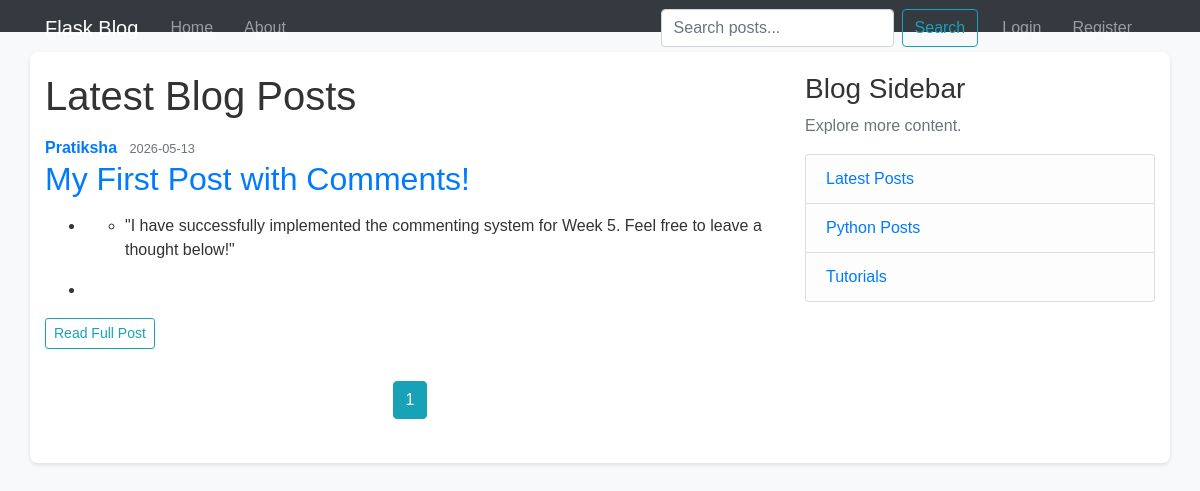
Page /home on the earlier database version.
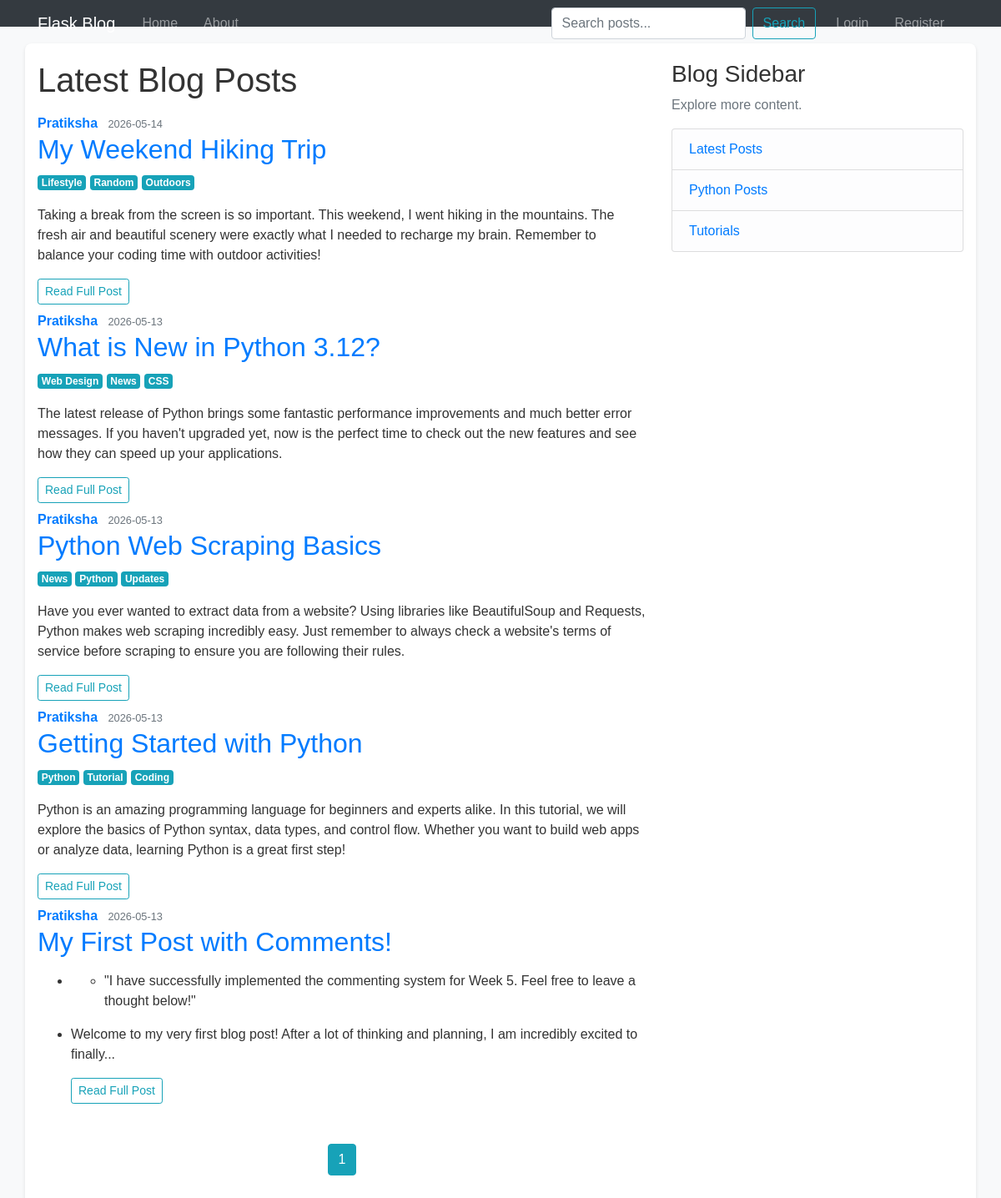
Same page on the later database version.
### flaskblog/models.py (models this page shows, shortened)
class Post(db.Model):
    id = db.Column(db.Integer, primary_key=True)
    title = db.Column(db.String(100), nullable=False)
    date_posted = db.Column(db.DateTime, nullable=False, default=datetime.now)
    content = db.Column(db.Text, nullable=False)
    user_id = db.Column(db.Integer, db.ForeignKey('user.id'), nullable=False)
    tags = db.relationship('Tag', secondary=post_tags, backref=db.backref('posts', lazy='dynamic'))
    comments = db.relationship('Comment', backref='post', lazy=True, cascade="all, delete-orphan")

class User(db.Model, UserMixin):
    id = db.Column(db.Integer, primary_key=True)
    username = db.Column(db.String(20), unique=True, nullable=False)
    email = db.Column(db.String(120), unique=True, nullable=False)
    image_file = db.Column(db.String(20), nullable=False, default='default.jpg')
    password = db.Column(db.String(60), nullable=False)
    posts = db.relationship('Post', backref='author', lazy=True)
    comments = db.relationship('Comment', backref='author', lazy=True)

class Tag(db.Model):
    id = db.Column(db.Integer, primary_key=True)
    name = db.Column(db.String(50), unique=True, nullable=False)

### flaskblog/routes.py (the view)
@app.route("/")
@app.route("/home")
def home():
    page = request.args.get('page', 1, type=int)
    posts = Post.query.order_by(Post.date_posted.desc()).paginate(page=page, per_page=5)
    return render_template('home.html', posts=posts)

### flaskblog/templates/home.html
{% extends "layout.html" %}
{% block content %}
    <h1 class="mb-3">Latest Blog Posts</h1>
    {% for post in posts.items %}
        <article class="media content-section">
          <div class="media-body">
            <div class="article-metadata">
              <a class="mr-2 font-weight-bold" href="#">{{ post.author.username }}</a>
              <small class="text-muted">{{ post.date_posted.strftime('%Y-%m-%d') }}</small>
            </div>
            <h2><a class="article-title" href="{{ url_for('post', post_id=post.id) }}">{{ post.title }}</a></h2>
            <div class="mb-2">
                {% for tag in post.tags %}
                    <a class="badge badge-info" href="{{ url_for('tag_posts', tag_name=tag.name) }}">{{ tag.name }}</a>
                {% endfor %}
            </div>
            <p class="article-content text-dark">{{ post.content | safe | truncate(300) }}</p>
            <a class="btn btn-outline-info btn-sm mb-2" href="{{ url_for('post', post_id=post.id) }}">Read Full Post</a>
          </div>
        </article>
    {% endfor %}
    <div class="mt-4 text-center">
        {% for page_num in posts.iter_pages(left_edge=1, right_edge=1, left_current=1, right_current=2) %}
          {% if page_num %}
            {% if posts.page == page_num %}
              <a class="btn btn-info mb-4" href="{{ url_for('home', page=page_num) }}">{{ page_num }}</a>
            {% else %}
              <a class="btn btn-outline-info mb-4" href="{{ url_for('home', page=page_num) }}">{{ page_num }}</a>
            {% endif %}
          {% else %}
            ...
          {% endif %}
        {% endfor %}
    </div>
{% endblock content %}

### flaskblog/templates/layout.html (shortened to what this page needs)
<!DOCTYPE html>
<html lang="en">
<head>
    <link rel="stylesheet" href="https://maxcdn.bootstrapcdn.com/bootstrap/4.0.0/css/bootstrap.min.css">
    <link rel="stylesheet" type="text/css" href="{{ url_for('static', filename='main.css') }}">
</head>
<body>
    <header class="site-header">
      <nav class="navbar navbar-expand-md navbar-dark bg-steel fixed-top">
        <div class="container">
          <a class="navbar-brand mr-4" href="/">Flask Blog</a>
          <div class="collapse navbar-collapse" id="navbarToggle">
            <div class="navbar-nav mr-auto">
              <a class="nav-item nav-link" href="{{ url_for('home') }}">Home</a>
              <a class="nav-item nav-link" href="{{ url_for('about') }}">About</a>
            </div>
            <form class="form-inline my-2 my-lg-0 mr-3" action="{{ url_for('search') }}" method="GET">
              <input class="form-control mr-sm-2" type="search" name="q" placeholder="Search posts..." aria-label="Search">
              <button class="btn btn-outline-info my-2 my-sm-0" type="submit">Search</button>
            </form>
            <div class="navbar-nav">
              {% if current_user.is_authenticated %}
                <a class="nav-item nav-link" href="{{ url_for('new_post') }}">New Post</a>
                <a class="nav-item nav-link" href="{{ url_for('account') }}">Account</a>
                <a class="nav-item nav-link" href="{{ url_for('logout') }}">Logout</a>
              {% else %}
                <a class="nav-item nav-link" href="{{ url_for('login') }}">Login</a>
                <a class="nav-item nav-link" href="{{ url_for('register') }}">Register</a>
              {% endif %}
            </div>
          </div>
        </div>
      </nav>
    </header>
    <main role="main" class="container">
      <div class="row">
        <div class="col-md-8">
          {% block content %}{% endblock %}
        </div>
        <div class="col-md-4">
          <div class="content-section">
            <h3>Blog Sidebar</h3>
            <p class='text-muted'>Explore more content.
              <ul class="list-group">
                <li class="list-group-item list-group-item-light">
                    <a href="{{ url_for('home') }}">Latest Posts</a>
                </li>
                <li class="list-group-item list-group-item-light">
                    <a href="{{ url_for('tag_posts', tag_name='Python') }}">Python Posts</a>
                </li>
                <li class="list-group-item list-group-item-light">
                    <a href="{{ url_for('tag_posts', tag_name='Tutorial') }}">Tutorials</a>
                </li>
              </ul>
            </p>
          </div>
        </div>
      </div>
    </main>
</body>
</html>

### flaskblog/static/main.css (style rules this page uses)
body { background-color: #f8f9fa; font-family: Arial, sans-serif; color: #333; }
header { background-color: #343a40; padding: 1rem; color: white; }
header a { color: white; margin-right: 15px; text-decoration: none; }
main { max-width: 800px; margin: 20px auto; background: white; padding: 20px; border-radius: 8px; box-shadow: 0 2px 4px rgba(0,0,0,0.1); }

Differences in the rows shown:
added Post: author.username "Pratiksha", date_posted "2026-05-14", title "My Weekend Hiking Trip", content "Taking a break from the screen is so important. This weekend, I went hiking in the mountains. The fresh air and beautiful scenery were exactly what I needed to recharge my brain. Remember to balance your coding time with outdoor activities!"
added Tag: name "Lifestyle", shown under "Pratiksha"
added Tag: name "Random", shown under "Pratiksha"
added Tag: name "Outdoors", shown under "Pratiksha"
added Post: author.username "Pratiksha", date_posted "2026-05-13", title "What is New in Python 3.12?", content "The latest release of Python brings some fantastic performance improvements and much better error messages. If you haven't upgraded yet, now is the perfect time to check out the new features and see how they can speed up your applications."
added Tag: name "Web Design", shown under "Pratiksha"
added Tag: name "News"
added Tag: name "CSS", shown under "Pratiksha"
added Post: author.username "Pratiksha", date_posted "2026-05-13", title "Python Web Scraping Basics", content "Have you ever wanted to extract data from a website? Using libraries like BeautifulSoup and Requests, Python makes web scraping incredibly easy. Just remember to always check a website's terms of service before scraping to ensure you are following their rules."
added Tag: name "Python"
added Tag: name "Updates", shown under "Pratiksha"
added Post: author.username "Pratiksha", date_posted "2026-05-13", title "Getting Started with Python", content "Python is an amazing programming language for beginners and experts alike. In this tutorial, we will explore the basics of Python syntax, data types, and control flow. Whether you want to build web apps or analyze data, learning Python is a great first step!"
added Tag: name "Tutorial", shown under "Pratiksha"
added Tag: name "Coding", shown under "Pratiksha"
changed Post "My First Post with Comments!": content "\"I have successfully implemented the commenting system for Week 5. Feel free to leave a thought below!\"" → "…leave a thought below!\" Welcome to my very first blog post! After a lot of thinking and planning, I am incredibly excited to finally..."
